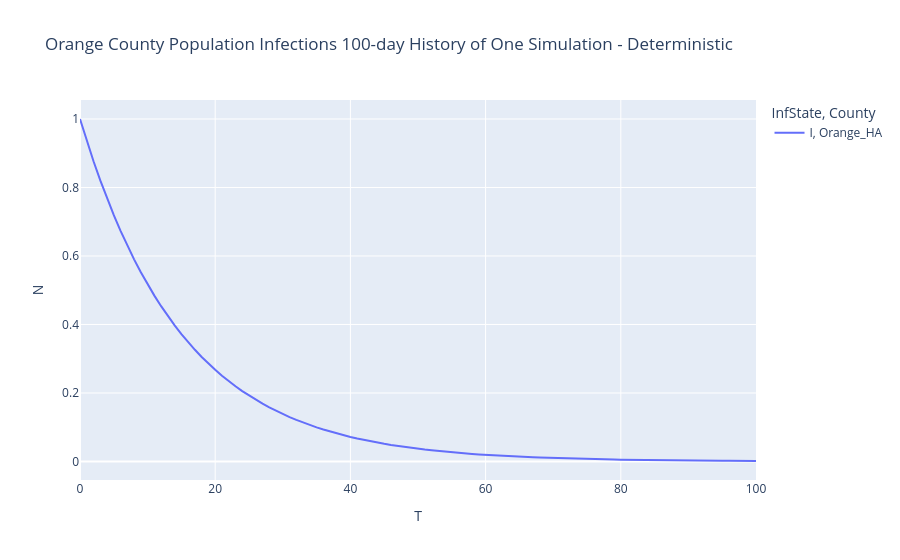

Notebook cell for this chart:
### Code cell
epi_fig_orange_ha = px.line(orange_c_HA_I, x="T", y="N", color="InfState", line_dash='County', title='Orange County Population Infections 100-day History of One Simulation - Deterministic')
epi_fig_orange_ha.show()

### Figure 1 — Plotly figure (JSON) as saved in the notebook; plotly's stock layout.template omitted (floating-point values rounded to 4 significant figures)
{"data": [{"hovertemplate": "InfState=I<br>County=Orange_HA<br>T=%{x}<br>N=%{y}<extra></extra>", "legendgroup": "I, Orange_HA", "line": {"color": "#636efa", "dash": "solid"}, "marker": {"symbol": "circle"}, "mode": "lines", "name": "I, Orange_HA", "orientation": "v", "showlegend": true, "type": "scatter", "x": [0, 1, 2, 3, 4, 5, 6, 7, 8, 9, 10, 11, 12, 13, 14, 15, 16, 17, 18, 19, 20, 21, 22, 23, 24, 25, 26, 27, 28, 29, 30, 31, 32, 33, 34, 35, 36, 37, 38, 39, 40, 41, 42, 43, 44, 45, 46, 47, 48, 49, 50, 51, 52, 53, 54, 55, 56, 57, 58, 59, 60, 61, 62, 63, 64, 65, 66, 67, 68, 69, 70, 71, 72, 73, 74, 75, 76, 77, 78, 79, 80, 81, 82, 83, 84, 85, 86, 87, 88, 89, 90, 91, 92, 93, 94, 95, 96, 97, 98, 99, 100], "xaxis": "x", "y": [1.0, 0.9362, 0.8765, 0.8206, 0.7682, 0.7192, 0.6733, 0.6304, 0.5902, 0.5525, 0.5173, 0.4843, 0.4534, 0.4245, 0.3974, 0.372, 0.3483, 0.3261, 0.3053, 0.2858, 0.2676, 0.2505, 0.2345, 0.2196, 0.2056, 0.1924, 0.1802, 0.1687, 0.1579, 0.1478, 0.1384, 0.1296, 0.1213, 0.1136, 0.1063, 0.09955, 0.0932, 0.08725, 0.08169, 0.07648, 0.0716, 0.06703, 0.06276, 0.05875, 0.055, 0.0515, 0.04821, 0.04513, 0.04226, 0.03956, 0.03704, 0.03467, 0.03246, 0.03039, 0.02845, 0.02664, 0.02494, 0.02335, 0.02186, 0.02046, 0.01916, 0.01794, 0.01679, 0.01572, 0.01472, 0.01378, 0.0129, 0.01208, 0.01131, 0.01059, 0.00991, 0.009278, 0.008686, 0.008132, 0.007613, 0.007128, 0.006673, 0.006247, 0.005849, 0.005476, 0.005126, 0.004799, 0.004493, 0.004207, 0.003938, 0.003687, 0.003452, 0.003232, 0.003026, 0.002833, 0.002652, 0.002483, 0.002324, 0.002176, 0.002037, 0.001907, 0.001786, 0.001672, 0.001565, 0.001465, 0.001372], "yaxis": "y"}], "layout": {"legend": {"title": {"text": "InfState, County"}, "tracegroupgap": 0}, "title": {"text": "Orange County Population Infections 100-day History of One Simulation - Deterministic"}, "xaxis": {"anchor": "y", "domain": [0, 1], "title": {"text": "T"}}, "yaxis": {"anchor": "x", "domain": [0, 1], "title": {"text": "N"}}}}
